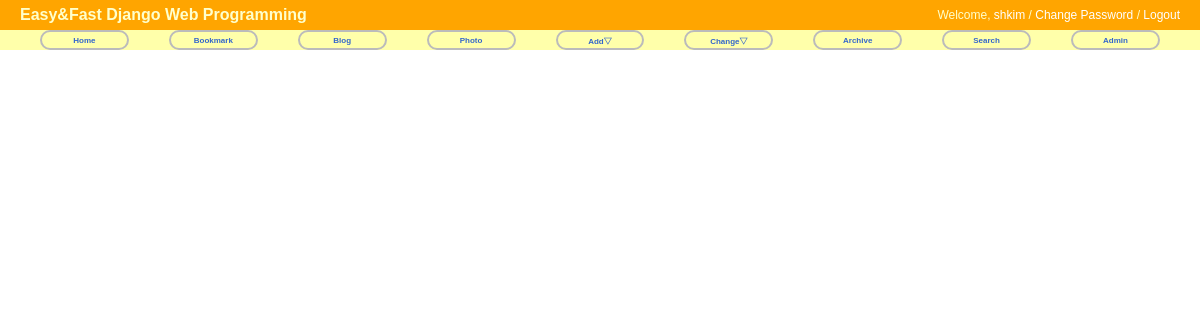
Page /bookmark/ on the earlier database version.
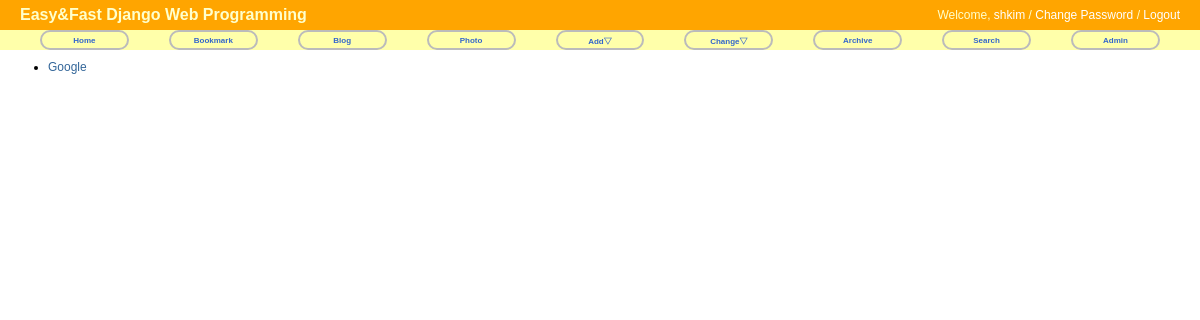
Same page on the later database version.
### bookmark/models.py (models this page shows)
@python_2_unicode_compatible
class Bookmark(models.Model):
    title = models.CharField(max_length=100, blank=True, null=True)
    url = models.URLField('url', unique=True)
    def __str__(self):
        return self.title

### bookmark/views.py (the view)
class BookmarkLV(ListView):
    model = Bookmark

### bookmark/templates/bookmark/bookmark_list.html (shortened to what this page needs)
{% extends "base.html" %}
{% block content %}
<div id="container">
    <h1>Bookmark List</h1>
    <ul>
        {% for bookmark in object_list %}
            <li><a href="{% url 'bookmark:detail' bookmark.id %}">{{ bookmark }}</a></li>
        {% endfor %}
    </ul>
</div>
{% endblock %}

### templates/base.html (shortened to what this page needs)
<!DOCTYPE html>
<html lang="ko">
<head>
    {% load staticfiles %}
    <link rel="stylesheet" type="text/css" href="{% block stylesheet %}{% static "css/base.css" %}{% endblock %}" />
    <link rel="stylesheet" type="text/css" href="{% block extrastyle %}{% endblock %}" />
</head>
<body>
    <div id="header">
        <h2 class="maintitle">Easy&amp;Fast Django Web Programming</h2>
        <h4 class="welcome">Welcome, <a href="#">shkim</a> /
                    <a href="#">Change Password</a> /
                    <a href="#">Logout</a>
        </h4>
    </div>
    <div id="menu">
        <li><a href="{% url 'home' %}">Home</a></li>
        <li><a href="{% url 'bookmark:index' %}">Bookmark</a></li>
        <li><a href="{% url 'blog:index' %}">Blog</a></li>
        <li><a href="#">Photo</a></li>
        <li><a href="#">Add&bigtriangledown;</a>
        </li>
        <li><a href="#">Change&bigtriangledown;</a>
        </li>
        <li><a href="{% url 'blog:post_archive' %}">Archive</a></li>
        <li><a href="#">Search</a></li>
        <li><a href="{% url 'admin:index' %}">Admin</a></li>
    </div>
    {% block content %}{% endblock %}
</body>
</html>

### static/css/base.css (style rules this page uses)
body { font-family: "Lucida Grande", Verdana, Arial, sans-serif; font-size: 12px; }
div#header { position: absolute; top: 0px; left: 0px; height: 30px; width: 100%; display: table; background: orange; }
div#menu { position: absolute; top: 30px; left: 0px; height: 20px; width: 100%; display: table; table-layout: fixed; border-spacing: 40px 0px; background: #ffa; font-size: 8px; }
.maintitle { display: table-cell; vertical-align: middle; padding-left: 20px; color: #ffc; font-weight: bold; font-size: 16px; }
.welcome { display: table-cell; vertical-align: middle; text-align: right; padding-right: 20px; color: #ffc; font-weight: normal; font-size: 12px; }
.welcome a:link, .welcome a:visited { color: white; }
div#menu a:link, div#menu a:visited { color: #36c; }
div#menu > li { display: table-cell; vertical-align: middle; border: 2px solid #bbb; border-radius: 25px; text-align: center; font-weight: bold; }
a:link, a:visited { color: #369; text-decoration: none; }

Differences in the rows shown:
added Bookmark: title "Google"
